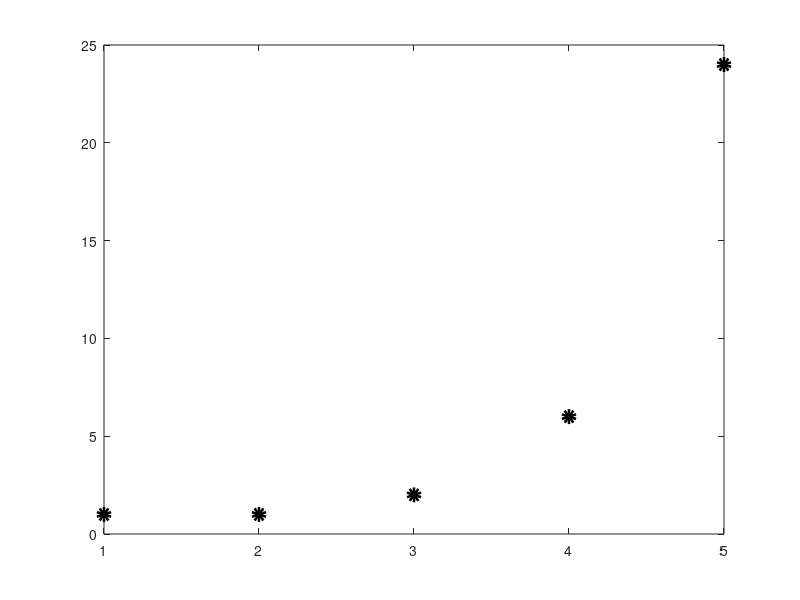

Source code (MATLAB): (Note: this script raises an error after producing the figure.)
clear all;

x= [1 2 3 4 5]';
u0=[1 1 2 6 24]';
hold off;
plot(x,u0,'ko','LineWidth',5); % plot the data points
hold on;

% next block: Lagrange interpolation with single polynomial
dp(:,1)=x;
dp(:,2)=u0;
x_vector=[1:0.05:5]';
u=CompLagIntp1D(dp, x_vector);   % single polynomial
plot(x_vector,u,'b-','LineWidth',2); % plot polynomial

% next line: piecewise linear interpolation: connecting 
% the data points
plot(x,u0,'r--','LineWidth',2);

% next line: plot the actual gamma function
plot(x_vector,gamma(x_vector),'k-','LineWidth',2);

% next block: figure labels and legend
set(gca,'fontsize',16);
xlabel('x','fontsize',18);
ylabel('u','fontsize',18);
legend('Data points','Single polynomial of degree 4',...
       'piecewise linear polynomials', ...
       'Actual gamma function','Location','Northwest');
